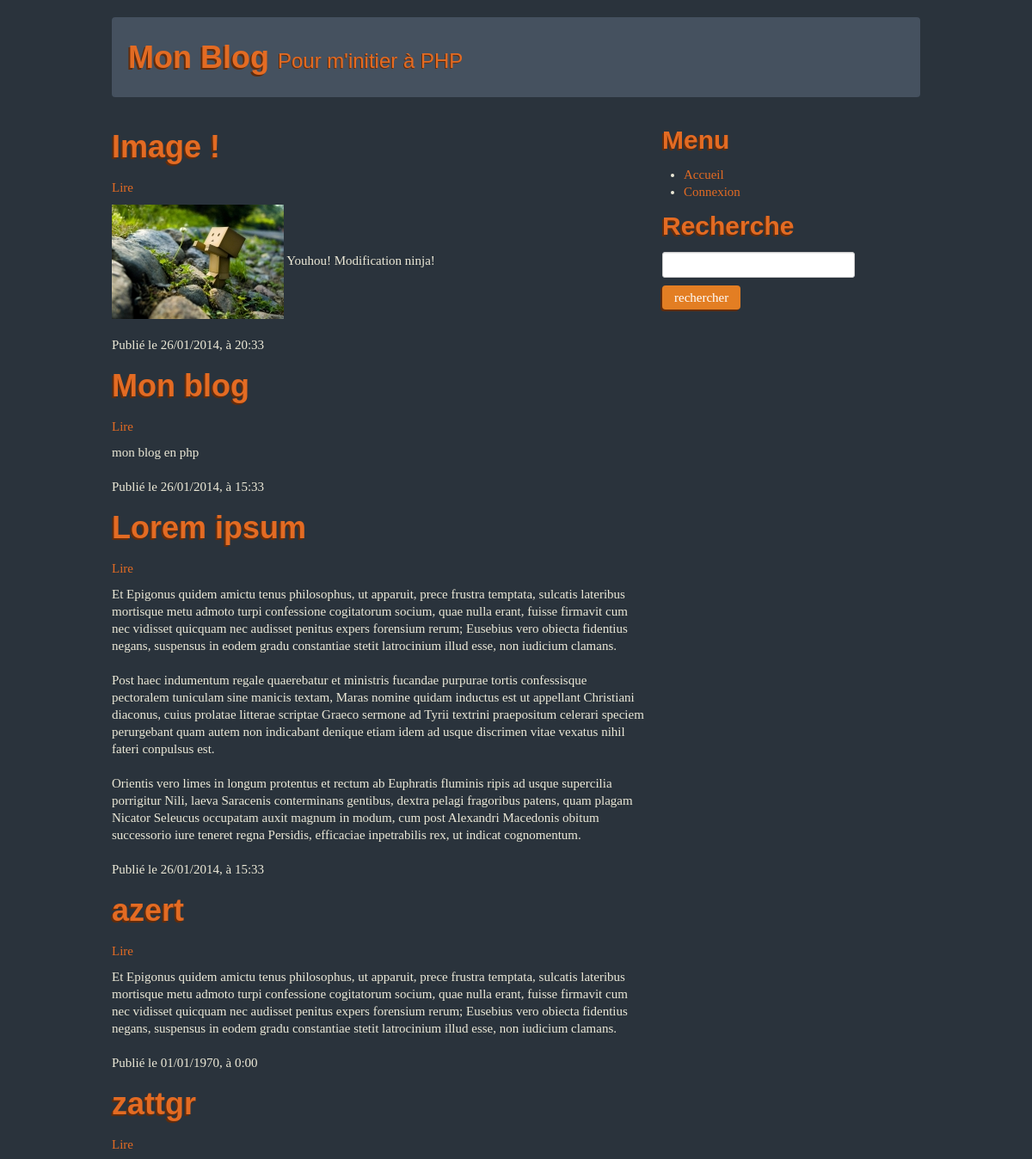
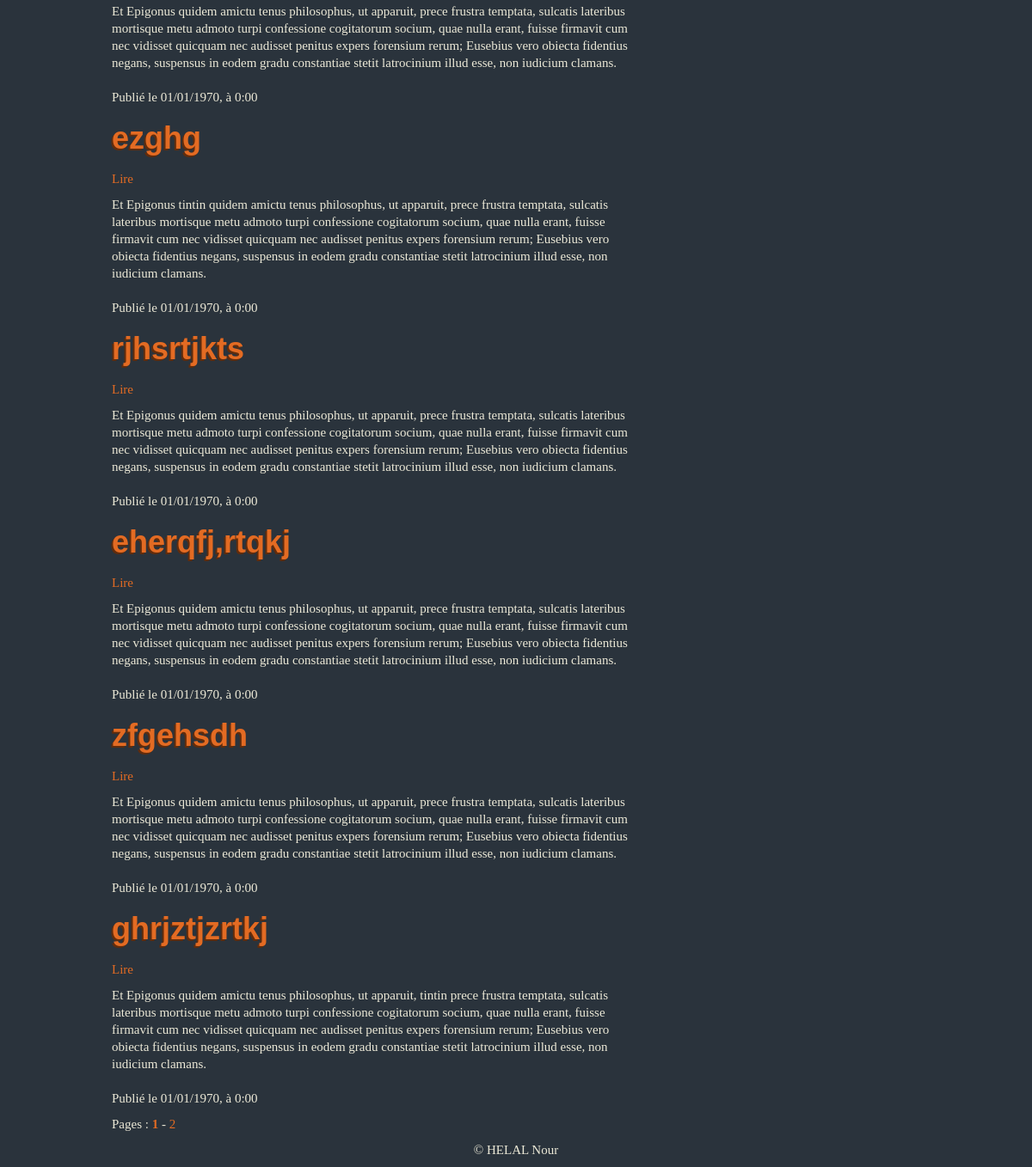
The page / on the database its author committed (2 pictures, top to bottom).
### tables this page shows
CREATE TABLE IF NOT EXISTS `articles` (
  `id` int(11) NOT NULL AUTO_INCREMENT,
  `titre` varchar(255) NOT NULL,
  `texte` text NOT NULL,
  `date` int(11) NOT NULL,
  `image` tinyint(1) NOT NULL,
  PRIMARY KEY (`id`)
);

### fonctions/fonctions.php (called while the page is built, shortened)
<?php
	function utilisateur_connecte(){
		if (isset($_SESSION['login'])) {
			return true;
		}else{
			return false;
		}
	}
	function nombre_pages(){
		$sql = 'SELECT COUNT(*) FROM articles';
		$res = mysql_query($sql);
		$res = mysql_fetch_array($res);
		$nb_articles = $res[0];
		$nb_pages = ceil($nb_articles/10);
		return $nb_pages;
	}
?>

### index.php (the view, shortened to what this page needs)
<?php
	include('fonctions/fonctions.php');
	include('includes/haut.inc.php');
	$sql = 'SELECT * FROM articles ORDER BY date DESC LIMIT 0, 10';
	$res = mysql_query($sql);
	while ($article = mysql_fetch_array($res)) {
		extract($article);
?>
		<h1><?= $titre ?></h1>
		<p><a href="controleur.php?action=detail_article&id=<?= $id ?>">Lire</a></p>
		<?php
			if ($image) {
				echo '<img src="images/'.$id.'.jpg"/>';
			}
		?>
		<?= nl2br($texte) ?><br/><br/>
		<p>Publié le <?= date('d/m/Y, à G:i', $date); ?></p>
		<?php
	}
	$nb_pages = nombre_pages();
?>
	<p>Pages : <a href="index.php"><strong>1</strong></a> - <?php for ($i=2; $i <= $nb_pages; $i++) { echo '<a href="controleur.php?action=liste&page='.$i.'">'.$i.'</a>'; } ?></p>
<?php
	include('includes/bas.inc.php');
?>

### includes/haut.inc.php (shortened to what this page needs)
<!DOCTYPE html>
<html lang="fr">
	<head>
		<link href="assets/css/bootstrap.min.css" rel="stylesheet">
		<link href="assets/css/main.css" rel="stylesheet">
	</head>
	<body>
		<div class="container">
			<div class="content">
				<div class="page-header well">
					<h1>Mon Blog <small>Pour m'initier à PHP</small></h1>
				</div>
				<div class="row">
					<div class="span8">

### includes/bas.inc.php (shortened to what this page needs)
					</div>
					<nav class="span4">
						<h2>Menu</h2>
						<ul>
							<li><a href="index.php">Accueil</a></li>
							<?php
								if (utilisateur_connecte()) {
							?>
							<li><a href="controleur.php?action=ecrire_article">Rédiger un article</a></li>
							<li><a href="deconnexion.php">Se déconnecter</a></li>
							<?php
								}else{
							?>
							<li><a href="connexion.php">Connexion</a></li>
							<?php
								}
							?>
						</ul>
						<h2>Recherche</h2>
						<form role="form" action="controleur.php" method="GET">
							<div class="form-group">
								<input type="text" class="form-control" id="texte" name="texte">
							</div>
							<input type="submit" class="btn btn-primary" id="rechercher" name="rechercher" value="rechercher">
						</form>
					</nav>
				</div>
			</div>
			<footer>
				<p>&copy; HELAL Nour</p>
			</footer>
		</div>
	</body>
</html>

### assets/css/main.css (style rules this page uses)
.content { min-height: 400px; }
.page-header h1 { margin: 0; }
.container > footer p { text-align: center; }

### rows shown on the page
articles: titre "Image !", image 1 (drawn), texte "Youhou! Modification ninja!", date "26/01/2014, à 20:33"
articles: titre "Mon blog", texte "mon blog en php", date "26/01/2014, à 15:33"
articles: titre "Lorem ipsum", texte "Et Epigonus quidem amictu tenus philosophus, ut apparuit, prece frustra temptata, sulcatis lateribus mortisque metu admoto turpi confessione cogitatorum socium, quae nulla erant, fuisse firmavit cum nec vidisset quicquam nec audisset penitus expers forensium rerum; Eusebius vero obiecta fidentius negans, suspensus in eodem gradu constantiae stetit latrocinium illud esse, non iudicium clamans. Post haec indumentum regale quaerebatur et ministris fucandae purpurae tortis confessisque pectoralem tuniculam sine manicis textam, Maras nomine quidam inductus est ut appellant Christiani diaconus, cuius prolatae litterae scriptae Graeco sermone ad Tyrii textrini praepositum celerari speciem…", date "26/01/2014, à 15:33"
articles: titre "azert", texte "Et Epigonus quidem amictu tenus philosophus, ut apparuit, prece frustra temptata, sulcatis lateribus mortisque metu admoto turpi confessione cogitatorum socium, quae nulla erant, fuisse firmavit cum nec vidisset quicquam nec audisset penitus expers forensium rerum; Eusebius vero obiecta fidentius negans, suspensus in eodem gradu constantiae stetit latrocinium illud esse, non iudicium clamans.", date "01/01/1970, à 0:00"
articles: titre "zattgr", texte "Et Epigonus quidem amictu tenus philosophus, ut apparuit, prece frustra temptata, sulcatis lateribus mortisque metu admoto turpi confessione cogitatorum socium, quae nulla erant, fuisse firmavit cum nec vidisset quicquam nec audisset penitus expers forensium rerum; Eusebius vero obiecta fidentius negans, suspensus in eodem gradu constantiae stetit latrocinium illud esse, non iudicium clamans.", date "01/01/1970, à 0:00"
articles: titre "ezghg", texte "Et Epigonus tintin quidem amictu tenus philosophus, ut apparuit, prece frustra temptata, sulcatis lateribus mortisque metu admoto turpi confessione cogitatorum socium, quae nulla erant, fuisse firmavit cum nec vidisset quicquam nec audisset penitus expers forensium rerum; Eusebius vero obiecta fidentius negans, suspensus in eodem gradu constantiae stetit latrocinium illud esse, non iudicium clamans.", date "01/01/1970, à 0:00"
articles: titre "rjhsrtjkts", texte "Et Epigonus quidem amictu tenus philosophus, ut apparuit, prece frustra temptata, sulcatis lateribus mortisque metu admoto turpi confessione cogitatorum socium, quae nulla erant, fuisse firmavit cum nec vidisset quicquam nec audisset penitus expers forensium rerum; Eusebius vero obiecta fidentius negans, suspensus in eodem gradu constantiae stetit latrocinium illud esse, non iudicium clamans.", date "01/01/1970, à 0:00"
articles: titre "eherqfj,rtqkj", texte "Et Epigonus quidem amictu tenus philosophus, ut apparuit, prece frustra temptata, sulcatis lateribus mortisque metu admoto turpi confessione cogitatorum socium, quae nulla erant, fuisse firmavit cum nec vidisset quicquam nec audisset penitus expers forensium rerum; Eusebius vero obiecta fidentius negans, suspensus in eodem gradu constantiae stetit latrocinium illud esse, non iudicium clamans.", date "01/01/1970, à 0:00"
articles: titre "zfgehsdh", texte "Et Epigonus quidem amictu tenus philosophus, ut apparuit, prece frustra temptata, sulcatis lateribus mortisque metu admoto turpi confessione cogitatorum socium, quae nulla erant, fuisse firmavit cum nec vidisset quicquam nec audisset penitus expers forensium rerum; Eusebius vero obiecta fidentius negans, suspensus in eodem gradu constantiae stetit latrocinium illud esse, non iudicium clamans.", date "01/01/1970, à 0:00"
articles: titre "ghrjztjzrtkj", texte "Et Epigonus quidem amictu tenus philosophus, ut apparuit, tintin prece frustra temptata, sulcatis lateribus mortisque metu admoto turpi confessione cogitatorum socium, quae nulla erant, fuisse firmavit cum nec vidisset quicquam nec audisset penitus expers forensium rerum; Eusebius vero obiecta fidentius negans, suspensus in eodem gradu constantiae stetit latrocinium illud esse, non iudicium clamans.", date "01/01/1970, à 0:00"
